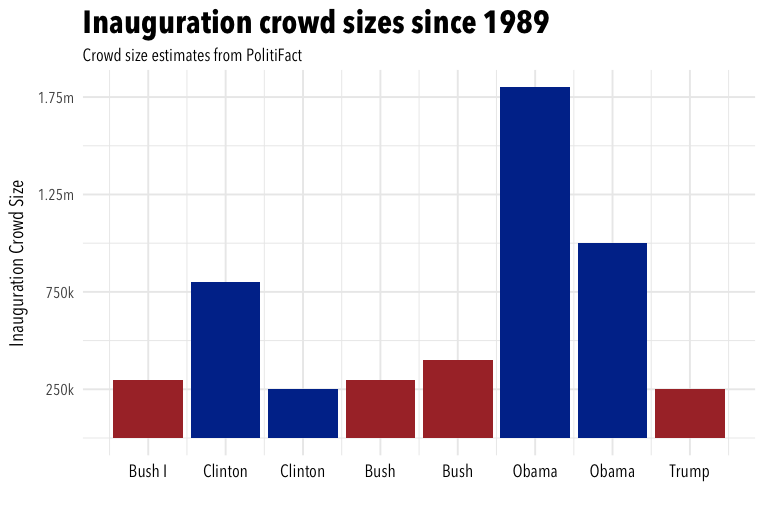

Write R code to recreate this figure.
## data from politifact link here:
## http://www.politifact.com/truth-o-meter/article/2017/jan/20/inaugural-crowd-sizes-ranked/
df <- data.frame(
    year = seq(1989, 2017, 4),
    endyear = seq(1992, 2020, 4),
    president = c("Bush I", "Clinton", "Clinton",
                  "Bush", "Bush", "Obama", "Obama", "Trump"),
    party = c("R", "D", "D", "R", "R", "D", "D", "R"),
    term = c(1, 1, 2, 1, 2, 1, 2, 1),
    inaug.size = c(300000, 800000, 250000, 300000, 400000,
                   1800000, 1000000, 250000),
    inaug.min = rep(0, 8)
)

## load ggplot2
library(ggplot2)

## create plot
## uncomment next line and final line (dev.off()) to save img
## png("inaugsize.png", 6, 4, "in", res = 127.5)
ggplot(df, aes(year, inaug.size, fill = party)) +
    geom_bar(stat = "identity") +
    theme_minimal() +
    theme(text = element_text(family = "Avenir"),
          legend.position = "none",
          axis.text.x = element_text(
              color = "black", size = 10)) +
    scale_fill_manual(values = c("#003399", "#aa3333")) +
    scale_x_continuous(
        breaks = seq(1990.5, 2018.5, 4),
        labels = c("Bush I", "Clinton", "Clinton", "Bush",
                   "Bush", "Obama", "Obama", "Trump")) +
    scale_y_continuous(
        breaks = seq(250000, 2000000, 500000),
        labels = c("250k", "750k", "1.25m", "1.75m")) +
    labs(x = "", y = "Inauguration Crowd Size",
         title = "Inauguration crowd sizes since 1989",
         subtitle = "Crowd size estimates from PolitiFact")
## dev.off()
